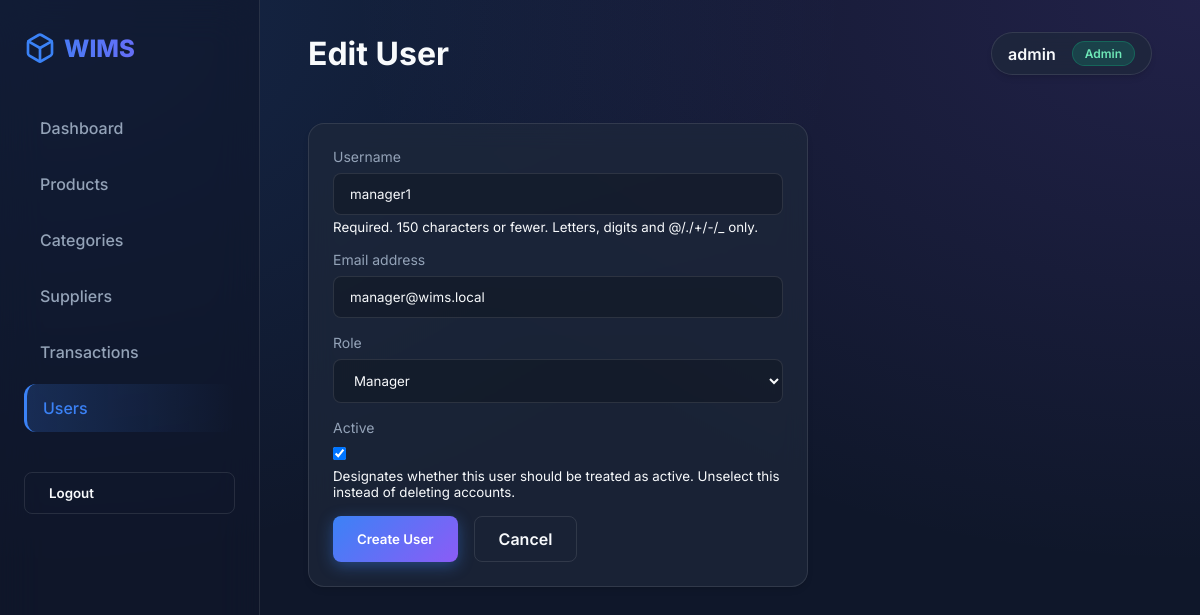
Page /users/4/edit/ (signed in) on the committed database.
### inventory/models.py (models this page shows, shortened)
class User(AbstractUser):
    ROLE_CHOICES = (
        ("ADMIN", "Admin"),
        ("MANAGER", "Manager"),
        ("STAFF", "Staff"),
    )
    role = models.CharField(max_length=10, choices=ROLE_CHOICES, default="STAFF")

### inventory/views.py (the view)
# urls.py: path("users/<int:pk>/edit/", views.user_update, name="user_update"),
@user_passes_test(is_admin)
def user_update(request, pk):
    user_obj = get_object_or_404(User, pk=pk)
    if request.method == "POST":
        form = CustomUserChangeForm(request.POST, instance=user_obj)
        if form.is_valid():
            form.save()
            messages.success(request, "User updated successfully.")
            return redirect("user_list")
    else:
        form = CustomUserChangeForm(instance=user_obj)
    return render(
        request, "inventory/user_form.html", {"form": form, "title": "Edit User"}
    )

### inventory/forms.py
class CustomUserChangeForm(UserChangeForm):
    password = None  # Hide raw password hash from edit form
    class Meta(UserChangeForm.Meta):
        model = User
        fields = ("username", "email", "role", "is_active")

### inventory/views.py (called while the page is built)
def is_admin(user):
    return user.is_authenticated and (user.role == "ADMIN" or user.is_superuser)

### templates/inventory/user_form.html (shortened to what this page needs)
{% extends "inventory/base.html" %}
{% block page_title %}{{ title }}{% endblock %}
{% block content %}
<div class="card glass" style="max-width: 500px;">
    <form method="post">
        {% for field in form %}
            <div class="form-group mb-4">
                <label for="{{ field.id_for_label }}">{{ field.label }}</label>
                {{ field }}
                {% if field.help_text %}
                    <small class="text-muted" style="display: block; margin-top: 0.25rem;">{{ field.help_text|safe }}</small>
                {% endif %}
            </div>
        {% endfor %}
        <div class="flex gap-4 mt-4">
            <button type="submit" class="btn btn-primary">Create User</button>
            <a href="{% url 'user_list' %}" class="btn btn-outline">Cancel</a>
        </div>
    </form>
</div>
{% endblock %}

### templates/inventory/base.html (shortened to what this page needs)
<!DOCTYPE html>
<html lang="en">
<head>
    {% load static %}
    <link rel="stylesheet" href="{% static 'css/styles.css' %}">
</head>
<body>
    {% if user.is_authenticated %}
    <aside class="sidebar">
        <div class="sidebar-logo">
            WIMS
        </div>
        <ul class="nav-links">
            <li class="nav-item">
                <a href="{% url 'dashboard' %}" class="{% if request.resolver_match.url_name == 'dashboard' %}active{% endif %}">
                    Dashboard
                </a>
            </li>
            <li class="nav-item">
                <a href="{% url 'product_list' %}" class="{% if 'product' in request.resolver_match.url_name %}active{% endif %}">
                    Products
                </a>
            </li>
            <li class="nav-item">
                <a href="{% url 'category_list' %}" class="{% if 'category' in request.resolver_match.url_name %}active{% endif %}">
                    Categories
                </a>
            </li>
            <li class="nav-item">
                <a href="{% url 'supplier_list' %}" class="{% if 'supplier' in request.resolver_match.url_name %}active{% endif %}">
                    Suppliers
                </a>
            </li>
            <li class="nav-item">
                <a href="{% url 'transaction_list' %}" class="{% if 'transaction' in request.resolver_match.url_name %}active{% endif %}">
                    Transactions
                </a>
            </li>
            {% if user.role == 'ADMIN' or user.is_superuser %}
            <li class="nav-item">
                <a href="{% url 'user_list' %}" class="{% if 'user' in request.resolver_match.url_name %}active{% endif %}">
                    Users
                </a>
            </li>
            {% endif %}
            <li class="nav-item" style="margin-top: 2rem;">
                <form action="{% url 'logout' %}" method="post">
                    <button type="submit" class="btn btn-outline" style="width: 100%; justify-content: flex-start;">Logout</button>
                </form>
            </li>
        </ul>
    </aside>
    {% endif %}
    <main class="main-content" {% if not user.is_authenticated %}style="margin-left: 0; max-width: 100vw; display: flex; align-items: center; justify-content: center;"{% endif %}>
        {% if user.is_authenticated %}
        <header class="top-header">
            <h1 class="page-title">{% block page_title %}Dashboard{% endblock %}</h1>
            <div class="user-profile glass" style="padding: 0.5rem 1rem; border-radius: 999px;">
                <span style="font-weight: 600;">{{ user.username }}</span>
                <span class="badge badge-success">{{ user.get_role_display }}</span>
            </div>
        </header>
        {% endif %}
        {% block content %}{% endblock %}
    </main>
</body>
</html>

### static/css/styles.css (style rules this page uses)
:root { --bg-dark: #0f172a; --bg-card: rgba(30, 41, 59, 0.7); --primary: #3b82f6; --primary-hover: #2563eb; --accent: #8b5cf6; --text-main: #f8fafc; --text-muted: #94a3b8; --border-color: rgba(255, 255, 255, 0.1); --success: #10b981; --warning: #f59e0b; --danger: #ef4444; --font-main: 'Inter', sans-serif; }
* { box-sizing: border-box; margin: 0; padding: 0; }
body { font-family: var(--font-main); background-color: var(--bg-dark); color: var(--text-main); min-height: 100vh; display: flex; overflow-x: hidden; background-image: radial-gradient(at 0% 0%, rgba(59, 130, 246, 0.15) 0px, transparent 50%), radial-gradient(at 100% 0%, rgba(139, 92, 246, 0.15) 0px, transparent 50%); background-attachment: fixed; }
.glass { background: var(--bg-card); backdrop-filter: blur(12px); -webkit-backdrop-filter: blur(12px); border: 1px solid var(--border-color); border-radius: 16px; box-shadow: 0 4px 6px -1px rgba(0, 0, 0, 0.1), 0 2px 4px -1px rgba(0, 0, 0, 0.06); }
.sidebar { width: 260px; height: 100vh; position: fixed; left: 0; top: 0; padding: 2rem 1.5rem; display: flex; flex-direction: column; z-index: 10; border-right: 1px solid var(--border-color); background: rgba(15, 23, 42, 0.6); backdrop-filter: blur(20px); }
.sidebar-logo { font-size: 1.5rem; font-weight: 800; margin-bottom: 2.5rem; background: linear-gradient(to right, var(--primary), var(--accent)); -webkit-background-clip: text; -webkit-text-fill-color: transparent; display: flex; align-items: center; gap: 0.5rem; }
.nav-links { list-style: none; display: flex; flex-direction: column; gap: 0.5rem; }
.nav-item a { display: flex; align-items: center; gap: 1rem; padding: 0.875rem 1rem; color: var(--text-muted); text-decoration: none; border-radius: 12px; font-weight: 500; }
.nav-item a.active { background: linear-gradient(90deg, rgba(59,130,246,0.2) 0%, transparent 100%); color: var(--primary); border-left: 3px solid var(--primary); }
.main-content { margin-left: 260px; flex: 1; padding: 2rem 3rem; max-width: calc(100vw - 260px); }
.top-header { display: flex; justify-content: space-between; align-items: center; margin-bottom: 3rem; }
.page-title { font-size: 2rem; font-weight: 700; color: var(--text-main); }
.user-profile { display: flex; align-items: center; gap: 1rem; }
.card { padding: 1.5rem; }
.badge { padding: 0.25rem 0.75rem; border-radius: 9999px; font-size: 0.75rem; font-weight: 600; display: inline-flex; align-items: center; gap: 0.375rem; }
.badge-success { background: rgba(16, 185, 129, 0.2); color: #6ee7b7; border: 1px solid rgba(16, 185, 129, 0.3); }
.form-group { margin-bottom: 1.5rem; }
label { display: block; margin-bottom: 0.5rem; color: var(--text-muted); font-size: 0.875rem; }
input[type="text"], input[type="number"], input[type="email"], input[type="password"], select, textarea { width: 100%; padding: 0.75rem 1rem; background: rgba(0, 0, 0, 0.2); border: 1px solid var(--border-color); border-radius: 8px; color: var(--text-main); font-family: inherit; }
.btn { display: inline-flex; align-items: center; justify-content: center; gap: 0.5rem; padding: 0.75rem 1.5rem; border-radius: 8px; font-weight: 600; cursor: pointer; border: none; font-family: inherit; text-decoration: none; }
.btn-primary { background: linear-gradient(135deg, var(--primary), var(--accent)); color: white; box-shadow: 0 4px 15px rgba(59, 130, 246, 0.4); }
.btn-outline { background: transparent; border: 1px solid var(--border-color); color: var(--text-main); }
.flex { display: flex; }
.gap-4 { gap: 1rem; }
.mt-4 { margin-top: 1rem; }
.mb-4 { margin-bottom: 1rem; }

### rows in the picture
User: username "admin", role "Admin"
User: form "manager1" "manager@wims.local" "Manager" "☑"

### other values in the picture
{{ title }} "Edit User"
{{ field.label }} "Username" "Email address" "Role" "Active"
{{ field.help_text|safe }} "Required. 150 characters or fewer. Letters, digits and @/./+/-/_ only." "Designates whether this user should be treated as active. Unselect this instead of deleting accounts."
